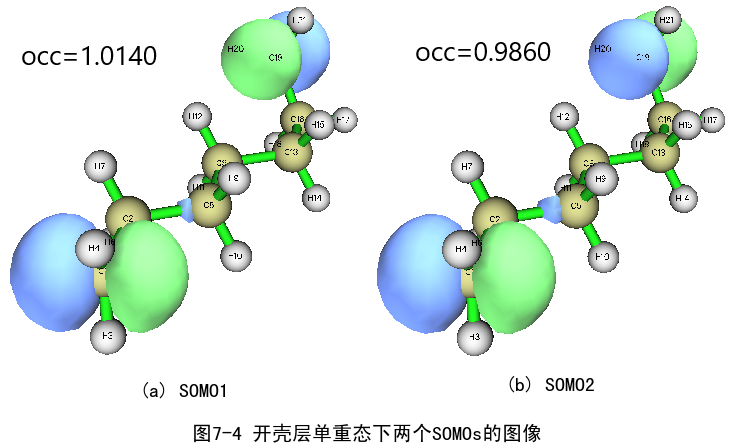

Generate this figure with Python:
import matplotlib as mpl
import matplotlib.pyplot as plt
import numpy as np

mpl.rcParams["font.sans-serif"] = ["SimHei"]
mpl.rcParams["axes.unicode_minus"] = False

outfile1 = plt.imread("000028.png")
outfile2 = plt.imread("000029.png")

fig = plt.figure(dpi=120)

ax1 = fig.add_subplot(121)						# 绘制左边的子图
ax1.imshow(outfile1)
ax1.set_axis_off()
ax1.set_title("(a) SOMO1", y=-0.13)

ax2 = fig.add_subplot(122)						# 绘制右上角子图
ax2.imshow(outfile2)
ax2.set_axis_off()
ax2.set_title("(b) SOMO2", y=-0.10)

fig.suptitle("图7-4 开壳层单重态下两个SOMOs的图像", y=0.08, va="top")

#plt.subplots_adjust()
plt.tight_layout(h_pad=0,w_pad=0)

plt.show()
